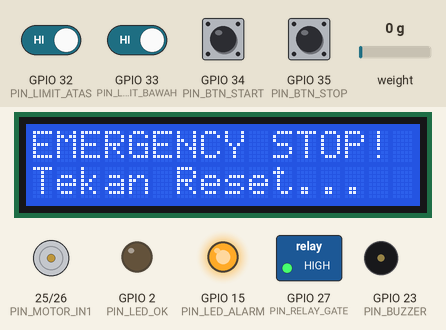
Simulated run of this sketch. Board: ESP32. On the bench: 16×2 character LCD, motor-driver pin pairs drawn as motors (green arrow = first pin HIGH = forward, orange = second pin HIGH = backward, longer = more drive), switched loads named in the sketch (green lamp = pin HIGH), output pins drawn as LEDs (lit = HIGH), buzzer (waves = sounding, pin HIGH). The inputs (shaded band) are chosen by the test bench; at power-on: GPIO 32 (PIN_LIMIT_ATAS), GPIO 33 (PIN_LIMIT_BAWAH) HIGH, GPIO 34 (PIN_BTN_START), GPIO 35 (PIN_BTN_STOP) LOW, weight on the scale 0 g. What the sketch prints to the serial monitor is not drawn.

Above: at 4.3 s.
4.4 s: GPIO 35 (PIN_BTN_STOP) pulled HIGH for 0.65 s
At 5.8 s:
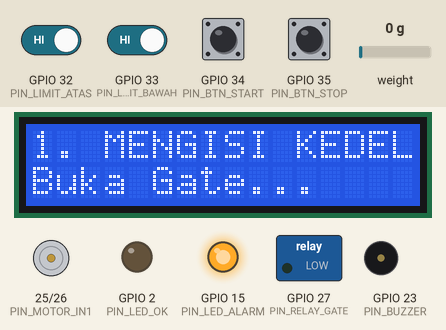
8.0 s: GPIO 35 (PIN_BTN_STOP) pulled HIGH for 1 s
At 10.2 s:
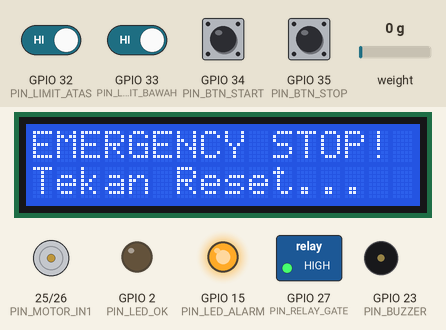
11.3 s: GPIO 33 (PIN_LIMIT_BAWAH) driven LOW and GPIO 35 (PIN_BTN_STOP) driven HIGH
At 14.1 s:
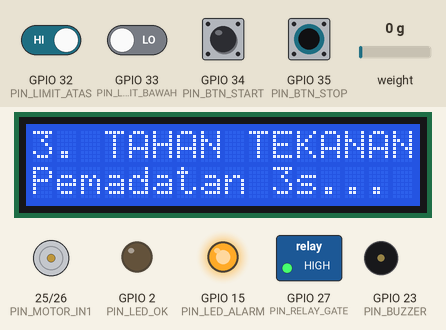
14.4 s: GPIO 32 (PIN_LIMIT_ATAS) driven LOW
At 17.3 s:
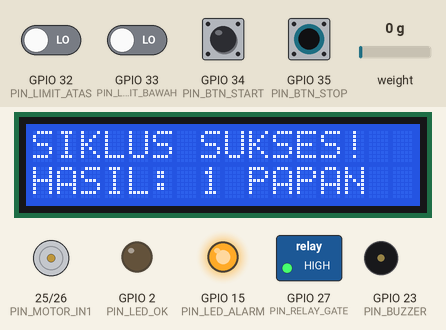
20.6 s: GPIO 33 (PIN_LIMIT_BAWAH) driven LOW
Timing chart, 0 to 24.7 s (numbered marks = the images above; inputs shaded):
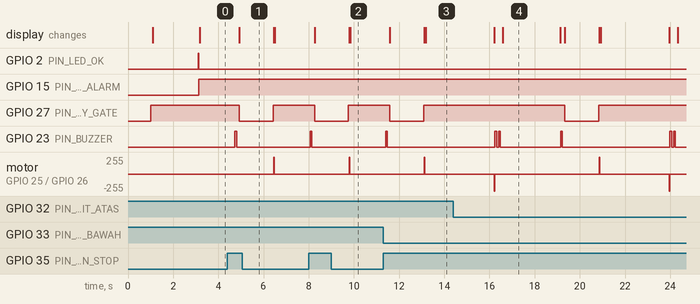

The sketch:

07_bench_system_mock_test.ino
```cpp
/*==========================================================
  TEST 07: BENCHTOP INTEGRATED DRY-RUN TEST
  Mesin Pencetak Tempe Otomatis
  ──────────────────────────────────────────────────────────
  Tujuan:
  Uji coba integrasi MEKATRONIKA LENGKAP di atas meja (Breadboard)
  sebelum mesin dirakit ke rangka besi oleh tukang las.

  Alur Simulasi 1 Siklus Cetak di Meja:
  1. Layar LCD menampilkan: "READY - TEKAN START"
  2. Operator menekan Tombol START (GPIO 34).
  3. Relay gate aktif sejenak (simulasi isi kedelai).
  4. Motor berputar TURUN (Arah Press).
  5. Operator menyentuh Limit Switch BAWAH (GPIO 33) dengan jari.
  6. Motor langsung STOP, menahan selama 3 detik (simulasi pemadatan tempe).
  7. Motor berputar NAIK (Arah Lift-Off & Homing).
  8. Operator menyentuh Limit Switch ATAS (GPIO 32) dengan jari.
  9. Motor STOP. Buzzer berbunyi beep 2x. Counter bertambah +1.
  10. Kembali ke status READY.
==========================================================*/

#include <Wire.h>
#include <LiquidCrystal_I2C.h>
#include <HX711.h>

// Pin Mapping
#define PIN_HX711_DOUT   4
#define PIN_HX711_SCK    5
#define PIN_TRIG        18
#define PIN_ECHO        19
#define PIN_SDA         21
#define PIN_SCL         22
#define PIN_MOTOR_IN1   25
#define PIN_MOTOR_IN2   26
#define PIN_RELAY_GATE  27
#define PIN_LIMIT_ATAS  32
#define PIN_LIMIT_BAWAH 33
#define PIN_BTN_START   34
#define PIN_BTN_STOP    35
#define PIN_LED_OK       2
#define PIN_LED_ALARM   15
#define PIN_BUZZER      23

LiquidCrystal_I2C lcd(0x27, 16, 2); // Ubah ke 0x3F jika diperlukan
HX711 scale;

enum Step {
  STEP_IDLE,
  STEP_DOSING,
  STEP_PRESS_DOWN,
  STEP_PRESS_HOLD,
  STEP_LIFT_UP,
  STEP_DONE
};

Step stepState = STEP_IDLE;
int  totalPapan = 0;
unsigned long holdTimer = 0;

void motorStop()  { digitalWrite(PIN_MOTOR_IN1, LOW);  digitalWrite(PIN_MOTOR_IN2, LOW);  }
void motorTurun() { digitalWrite(PIN_MOTOR_IN1, HIGH); digitalWrite(PIN_MOTOR_IN2, LOW);  }
void motorNaik()  { digitalWrite(PIN_MOTOR_IN1, LOW);  digitalWrite(PIN_MOTOR_IN2, HIGH); }

void beep(int n) {
  for (int i = 0; i < n; i++) {
    digitalWrite(PIN_BUZZER, HIGH);
    delay(80);
    digitalWrite(PIN_BUZZER, LOW);
    delay(80);
  }
}

void updateLCD(const char* line1, const char* line2) {
  lcd.clear();
  lcd.setCursor(0, 0);
  lcd.print(line1);
  lcd.setCursor(0, 1);
  lcd.print(line2);
}

void setup() {
  Serial.begin(115200);
  delay(1000);
  Serial.println("\n==========================================");
  Serial.println("  TEST 07: BENCHTOP INTEGRATED DRY-RUN");
  Serial.println("==========================================");

  // Inisialisasi Pin
  pinMode(PIN_MOTOR_IN1, OUTPUT);
  pinMode(PIN_MOTOR_IN2, OUTPUT);
  motorStop();

  pinMode(PIN_RELAY_GATE, OUTPUT);
  digitalWrite(PIN_RELAY_GATE, HIGH); // Off

  pinMode(PIN_LED_OK, OUTPUT);
  pinMode(PIN_LED_ALARM, OUTPUT);
  pinMode(PIN_BUZZER, OUTPUT);

  pinMode(PIN_LIMIT_ATAS, INPUT_PULLUP);
  pinMode(PIN_LIMIT_BAWAH, INPUT_PULLUP);
  pinMode(PIN_BTN_START, INPUT);
  pinMode(PIN_BTN_STOP, INPUT);

  // Inisialisasi LCD
  Wire.begin(PIN_SDA, PIN_SCL);
  lcd.init();
  lcd.backlight();
  updateLCD("BENCH TEST v1.0", "Inisialisasi...");

  // Inisialisasi Sensor Berat
  scale.begin(PIN_HX711_DOUT, PIN_HX711_SCK);
  if (scale.wait_ready_timeout(1000)) {
    scale.set_scale(420.0);
    scale.tare();
  }

  delay(1000);
  digitalWrite(PIN_LED_OK, HIGH);
  updateLCD("MESIN TEMPE READY", "TEKAN START >>");
  Serial.println("[SIAP] Silakan tekan tombol START (GPIO 34) untuk memulai simulasi 1 siklus!");
}

void loop() {
  bool btnStart = (digitalRead(PIN_BTN_START) == LOW);
  bool btnStop  = (digitalRead(PIN_BTN_STOP)  == LOW);
  bool limAtas  = (digitalRead(PIN_LIMIT_ATAS)  == LOW);
  bool limBawah = (digitalRead(PIN_LIMIT_BAWAH) == LOW);

  // Emergency Stop kapan saja
  if (btnStop) {
    motorStop();
    digitalWrite(PIN_RELAY_GATE, HIGH);
    digitalWrite(PIN_LED_ALARM, HIGH);
    digitalWrite(PIN_LED_OK, LOW);
    updateLCD("EMERGENCY STOP!", "Tekan Reset...");
    Serial.println("[STOP] Emergency stop ditekan!");
    stepState = STEP_IDLE;
    delay(500);
    return;
  }

  switch (stepState) {
    case STEP_IDLE:
      if (btnStart) {
        Serial.println("\n--- [SIKLUS DIMULAI] ---");
        beep(1);
        stepState = STEP_DOSING;
        updateLCD("1. MENGISI KEDELAI", "Buka Gate...");
        digitalWrite(PIN_RELAY_GATE, LOW); // Gate buka
        delay(1500); // Simulasi isi
        digitalWrite(PIN_RELAY_GATE, HIGH); // Gate tutup
        stepState = STEP_PRESS_DOWN;
        updateLCD("2. PRESS TURUN", "Menekan 6 Slot");
        Serial.println(">> Motor mulai TURUN. Sentuh Limit Switch BAWAH untuk simulasi press sampai!");
        motorTurun();
      }
      break;

    case STEP_PRESS_DOWN:
      if (limBawah) {
        motorStop();
        Serial.println(">> Limit Switch BAWAH aktif! Motor STOP. Mulai TAHAN PRESS 3 detik...");
        updateLCD("3. TAHAN TEKANAN", "Pemadatan 3s...");
        holdTimer = millis();
        stepState = STEP_PRESS_HOLD;
      }
      break;

    case STEP_PRESS_HOLD:
      if (millis() - holdTimer >= 3000) {
        Serial.println(">> Tahan selesai! Mulai LIFT-OFF (Motor NAIK ke posisi Home)...");
        updateLCD("4. LIFT-OFF FRAME", "Motor Naik...");
        motorNaik();
        stepState = STEP_LIFT_UP;
      }
      break;

    case STEP_LIFT_UP:
      if (limAtas) {
        motorStop();
        totalPapan++;
        Serial.printf(">> Limit Switch ATAS aktif! Siklus Selesai. Total Cetak: %d papan (%d tempe)\n",
                      totalPapan, totalPapan * 6);
        beep(2);
        char buf[17];
        snprintf(buf, sizeof(buf), "HASIL: %d PAPAN", totalPapan);
        updateLCD("SIKLUS SUKSES!", buf);
        delay(2500);
        updateLCD("MESIN TEMPE READY", "TEKAN START >>");
        stepState = STEP_IDLE;
      }
      break;
  }

  delay(20);
}
```

Measured:
- after the input at 4.4 s, GPIO 27 (PIN_RELAY_GATE): HIGH → LOW after 0.52 s, → HIGH 1.5 s later; GPIO 23 (PIN_BUZZER): LOW → HIGH after 0.33 s, → LOW 0.08 s later; motor on GPIO 25 (PIN_MOTOR_IN1) / GPIO 26 (PIN_MOTOR_IN2): stopped → forward 255/255 after 2.1 s, → stopped 0.02 s later; the display: changes after 0.52 s (image 1)
- after the input at 8.0 s, GPIO 27 (PIN_RELAY_GATE): HIGH → LOW after 0.26 s, → HIGH 1.5 s later; GPIO 23 (PIN_BUZZER): LOW → HIGH after 0.06 s, → LOW 0.08 s later
- after the input at 11.3 s, GPIO 27 (PIN_RELAY_GATE): HIGH → LOW after 0.29 s, → HIGH 1.5 s later; GPIO 23 (PIN_BUZZER): LOW → HIGH after 0.10 s, → LOW 0.08 s later
- after the input at 14.4 s, GPIO 27 (PIN_RELAY_GATE): HIGH → LOW after 4.9 s; GPIO 23 (PIN_BUZZER): goes HIGH 0.08 s, LOW 0.08 s, HIGH 0.08 s, LOW 2.7 s, HIGH 0.08 s, then LOW, starting after 1.8 s; the display: first differs from a run without the input after 2.2 s (image 4)
- what the display in image 4 shows lasts 2.5 s, from 16.6 s to 19.1 s
